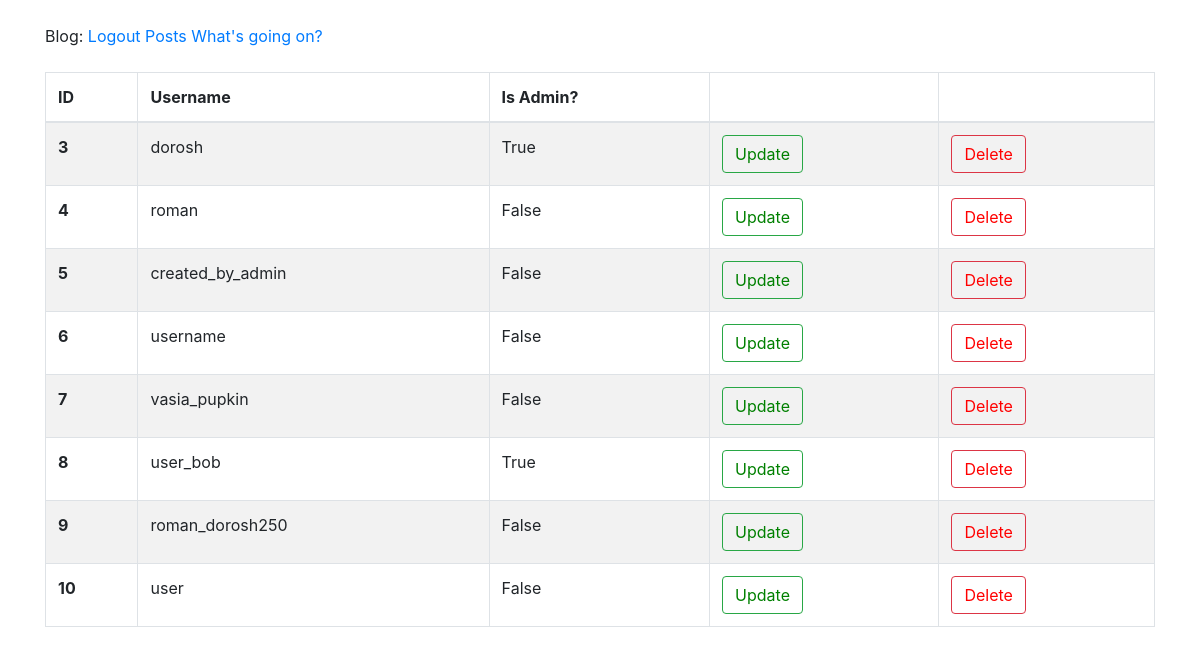
Page /administrator/users/ (signed in) on the committed database.
### app/models.py (models this page shows, shortened)
class User(UserMixin, db.Model):
    id = db.Column(db.Integer, primary_key=True)
    username = db.Column(db.String(64), index=True, unique=True)
    email = db.Column(db.String(120), index=True, unique=True)
    image_file = db.Column(db.String(20), nullable=False, default = 'default.jpg')
    about_me = db.Column(db.String(200), nullable=True)
    last_seen = db.Column(db.DateTime, default=datetime.utcnow)
    password_hash = db.Column(db.String(128))
    admin = db.Column(db.Boolean, default=False)
    posts = db.relationship('Post', backref='author', lazy='dynamic')
    def is_admin(self):
        return True if self.admin else False

### app/blueprints/administrator/views.py (the view)
@administrator.route('/administrator/users/')
@login_required
@admin_login_required
def users_list_admin():
    users = User.query.all()
    return render_template('administrator/admin_users_list.html', users=users)

### app/blueprints/administrator/views.py (called while the page is built)
def admin_login_required(func):
    @wraps(func)
    def decorated_view(*args, **kwags):
        if not current_user.is_admin():
            return abort(403)
        return func(*args, **kwags)
    return decorated_view

### app/blueprints/administrator/templates/administrator/admin_users_list.html (shortened to what this page needs)
{% extends "base.html" %}
{% block content %}
    <br>
    <table class="table table-striped table-bordered">
        <thead>
            <tr>
                <th scope="col">ID</th>
                <th scope="col">Username</th>
                <th scope="col">Is Admin?</th>
                <th></th>
                <th></th>
            </tr>
        </thead>
        <tbody>
            {% for user in users %}
                <tr>
                    <th scope="row">{{ user.id }}</th>
                    <td>{{ user.username }}</td>
                    <td>{{ user.admin }}</td>
                    <td><button class="btn btn-outline-success"><a id="update-link" href="{{ url_for('administrator.user_update_admin', user_id=user.id) }}">Update</button></a></td>
                    <td><button class="btn btn-outline-danger"><a id="delete-link" href="{{ url_for('administrator.user_delete_admin', user_id=user.id) }}">Delete</button></a></td>
                </tr>
            {% endfor %}
        </tbody>
    </table>
{% endblock %}

### app/static/styles/style.css (style rules this page uses)
#delete-link { text-decoration: none; color: red; }
#update-link { text-decoration: none; color: green; }

### rows in the picture
User: id "3", username "dorosh", admin "True"
User: id "4", username "roman", admin "False"
User: id "5", username "created_by_admin", admin "False"
User: id "6", username "username", admin "False"
User: id "7", username "vasia_pupkin", admin "False"
User: id "8", username "user_bob", admin "True"
User: id "9", username "roman_dorosh250", admin "False"
User: id "10", username "user", admin "False"
